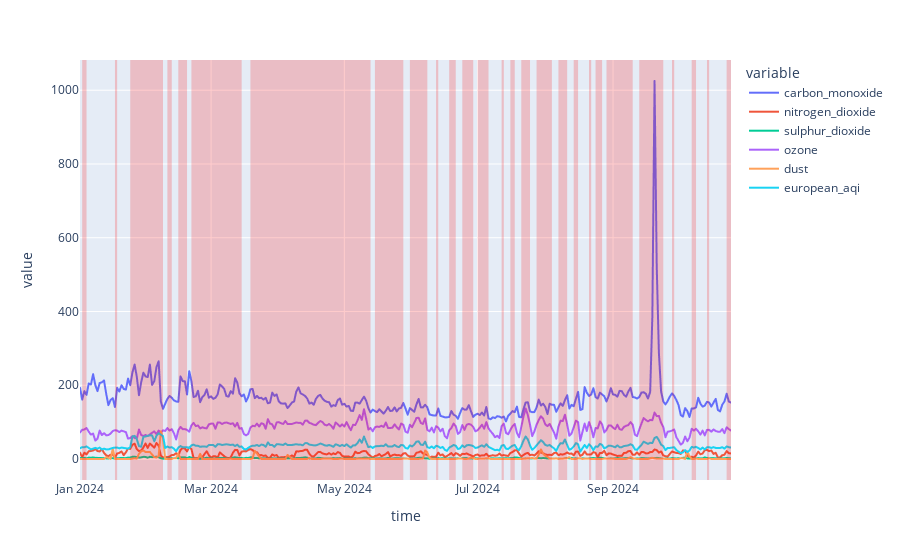

Write notebook code for a chart like this one.
### Code cell
grp = y["is_sick"].eq(False).cumsum()
arr = grp.loc[y["is_sick"].eq(True)] \
         .groupby(grp) \
         .apply(lambda x: [x.index.min(), x.index.max()])

fig = px.line(df, y=[
        "carbon_monoxide",
        "nitrogen_dioxide",
        "sulphur_dioxide",
        "ozone",
        "dust",
        "european_aqi",
    ])

for sick_period in arr.values:
    fig.add_vrect(x0=sick_period[0], x1=sick_period[1], fillcolor="red", opacity=0.2, line_width=0)
fig.show()

### Figure 1 — Plotly figure (JSON) as saved in the notebook; plotly's stock layout.template omitted (floating-point values rounded to 4 significant figures; data arrays with more than 128 entries replaced by an {"elided": "..."} marker saying what was removed)
{"data": [{"hovertemplate": "variable=carbon_monoxide<br>time=%{x}<br>value=%{y}<extra></extra>", "legendgroup": "carbon_monoxide", "line": {"color": "#636efa", "dash": "solid"}, "marker": {"symbol": "circle"}, "mode": "lines", "name": "carbon_monoxide", "showlegend": true, "type": "scattergl", "x": {"elided": "299 str values"}, "xaxis": "x", "y": {"elided": "299 int values"}, "yaxis": "y"}, {"hovertemplate": "variable=nitrogen_dioxide<br>time=%{x}<br>value=%{y}<extra></extra>", "legendgroup": "nitrogen_dioxide", "line": {"color": "#EF553B", "dash": "solid"}, "marker": {"symbol": "circle"}, "mode": "lines", "name": "nitrogen_dioxide", "showlegend": true, "type": "scattergl", "x": {"elided": "299 str values"}, "xaxis": "x", "y": {"elided": "299 float values"}, "yaxis": "y"}, {"hovertemplate": "variable=sulphur_dioxide<br>time=%{x}<br>value=%{y}<extra></extra>", "legendgroup": "sulphur_dioxide", "line": {"color": "#00cc96", "dash": "solid"}, "marker": {"symbol": "circle"}, "mode": "lines", "name": "sulphur_dioxide", "showlegend": true, "type": "scattergl", "x": {"elided": "299 str values"}, "xaxis": "x", "y": {"elided": "299 float values"}, "yaxis": "y"}, {"hovertemplate": "variable=ozone<br>time=%{x}<br>value=%{y}<extra></extra>", "legendgroup": "ozone", "line": {"color": "#ab63fa", "dash": "solid"}, "marker": {"symbol": "circle"}, "mode": "lines", "name": "ozone", "showlegend": true, "type": "scattergl", "x": {"elided": "299 str values"}, "xaxis": "x", "y": {"elided": "299 int values"}, "yaxis": "y"}, {"hovertemplate": "variable=dust<br>time=%{x}<br>value=%{y}<extra></extra>", "legendgroup": "dust", "line": {"color": "#FFA15A", "dash": "solid"}, "marker": {"symbol": "circle"}, "mode": "lines", "name": "dust", "showlegend": true, "type": "scattergl", "x": {"elided": "299 str values"}, "xaxis": "x", "y": {"elided": "299 int values"}, "yaxis": "y"}, {"hovertemplate": "variable=european_aqi<br>time=%{x}<br>value=%{y}<extra></extra>", "legendgroup": "european_aqi", "line": {"color": "#19d3f3", "dash": "solid"}, "marker": {"symbol": "circle"}, "mode": "lines", "name": "european_aqi", "showlegend": true, "type": "scattergl", "x": {"elided": "299 str values"}, "xaxis": "x", "y": {"elided": "299 int values"}, "yaxis": "y"}], "layout": {"legend": {"title": {"text": "variable"}, "tracegroupgap": 0}, "margin": {"t": 60}, "shapes": [{"fillcolor": "red", "line": {"width": 0}, "opacity": 0.2, "type": "rect", "x0": "2024-01-02T00:00:00+00:00", "x1": "2024-01-04T00:00:00+00:00", "xref": "x", "y0": 0, "y1": 1, "yref": "y domain"}, {"fillcolor": "red", "line": {"width": 0}, "opacity": 0.2, "type": "rect", "x0": "2024-01-10T00:00:00+00:00", "x1": "2024-01-10T00:00:00+00:00", "xref": "x", "y0": 0, "y1": 1, "yref": "y domain"}, {"fillcolor": "red", "line": {"width": 0}, "opacity": 0.2, "type": "rect", "x0": "2024-01-17T00:00:00+00:00", "x1": "2024-01-18T00:00:00+00:00", "xref": "x", "y0": 0, "y1": 1, "yref": "y domain"}, {"fillcolor": "red", "line": {"width": 0}, "opacity": 0.2, "type": "rect", "x0": "2024-01-20T00:00:00+00:00", "x1": "2024-01-20T00:00:00+00:00", "xref": "x", "y0": 0, "y1": 1, "yref": "y domain"}, {"fillcolor": "red", "line": {"width": 0}, "opacity": 0.2, "type": "rect", "x0": "2024-01-24T00:00:00+00:00", "x1": "2024-02-08T00:00:00+00:00", "xref": "x", "y0": 0, "y1": 1, "yref": "y domain"}, {"fillcolor": "red", "line": {"width": 0}, "opacity": 0.2, "type": "rect", "x0": "2024-02-10T00:00:00+00:00", "x1": "2024-02-12T00:00:00+00:00", "xref": "x", "y0": 0, "y1": 1, "yref": "y domain"}, {"fillcolor": "red", "line": {"width": 0}, "opacity": 0.2, "type": "rect", "x0": "2024-02-15T00:00:00+00:00", "x1": "2024-02-19T00:00:00+00:00", "xref": "x", "y0": 0, "y1": 1, "yref": "y domain"}, {"fillcolor": "red", "line": {"width": 0}, "opacity": 0.2, "type": "rect", "x0": "2024-02-21T00:00:00+00:00", "x1": "2024-03-15T00:00:00+00:00", "xref": "x", "y0": 0, "y1": 1, "yref": "y domain"}, {"fillcolor": "red", "line": {"width": 0}, "opacity": 0.2, "type": "rect", "x0": "2024-03-19T00:00:00+00:00", "x1": "2024-05-13T00:00:00+00:00", "xref": "x", "y0": 0, "y1": 1, "yref": "y domain"}, {"fillcolor": "red", "line": {"width": 0}, "opacity": 0.2, "type": "rect", "x0": "2024-05-15T00:00:00+00:00", "x1": "2024-05-28T00:00:00+00:00", "xref": "x", "y0": 0, "y1": 1, "yref": "y domain"}, {"fillcolor": "red", "line": {"width": 0}, "opacity": 0.2, "type": "rect", "x0": "2024-05-31T00:00:00+00:00", "x1": "2024-06-08T00:00:00+00:00", "xref": "x", "y0": 0, "y1": 1, "yref": "y domain"}, {"fillcolor": "red", "line": {"width": 0}, "opacity": 0.2, "type": "rect", "x0": "2024-06-10T00:00:00+00:00", "x1": "2024-06-10T00:00:00+00:00", "xref": "x", "y0": 0, "y1": 1, "yref": "y domain"}, {"fillcolor": "red", "line": {"width": 0}, "opacity": 0.2, "type": "rect", "x0": "2024-06-12T00:00:00+00:00", "x1": "2024-06-13T00:00:00+00:00", "xref": "x", "y0": 0, "y1": 1, "yref": "y domain"}, {"fillcolor": "red", "line": {"width": 0}, "opacity": 0.2, "type": "rect", "x0": "2024-06-15T00:00:00+00:00", "x1": "2024-06-15T00:00:00+00:00", "xref": "x", "y0": 0, "y1": 1, "yref": "y domain"}, {"fillcolor": "red", "line": {"width": 0}, "opacity": 0.2, "type": "rect", "x0": "2024-06-18T00:00:00+00:00", "x1": "2024-06-21T00:00:00+00:00", "xref": "x", "y0": 0, "y1": 1, "yref": "y domain"}, {"fillcolor": "red", "line": {"width": 0}, "opacity": 0.2, "type": "rect", "x0": "2024-06-24T00:00:00+00:00", "x1": "2024-06-29T00:00:00+00:00", "xref": "x", "y0": 0, "y1": 1, "yref": "y domain"}, {"fillcolor": "red", "line": {"width": 0}, "opacity": 0.2, "type": "rect", "x0": "2024-07-01T00:00:00+00:00", "x1": "2024-07-06T00:00:00+00:00", "xref": "x", "y0": 0, "y1": 1, "yref": "y domain"}, {"fillcolor": "red", "line": {"width": 0}, "opacity": 0.2, "type": "rect", "x0": "2024-07-12T00:00:00+00:00", "x1": "2024-07-13T00:00:00+00:00", "xref": "x", "y0": 0, "y1": 1, "yref": "y domain"}, {"fillcolor": "red", "line": {"width": 0}, "opacity": 0.2, "type": "rect", "x0": "2024-07-16T00:00:00+00:00", "x1": "2024-07-18T00:00:00+00:00", "xref": "x", "y0": 0, "y1": 1, "yref": "y domain"}, {"fillcolor": "red", "line": {"width": 0}, "opacity": 0.2, "type": "rect", "x0": "2024-07-21T00:00:00+00:00", "x1": "2024-07-25T00:00:00+00:00", "xref": "x", "y0": 0, "y1": 1, "yref": "y domain"}, {"fillcolor": "red", "line": {"width": 0}, "opacity": 0.2, "type": "rect", "x0": "2024-07-28T00:00:00+00:00", "x1": "2024-08-04T00:00:00+00:00", "xref": "x", "y0": 0, "y1": 1, "yref": "y domain"}, {"fillcolor": "red", "line": {"width": 0}, "opacity": 0.2, "type": "rect", "x0": "2024-08-07T00:00:00+00:00", "x1": "2024-08-11T00:00:00+00:00", "xref": "x", "y0": 0, "y1": 1, "yref": "y domain"}, {"fillcolor": "red", "line": {"width": 0}, "opacity": 0.2, "type": "rect", "x0": "2024-08-14T00:00:00+00:00", "x1": "2024-08-16T00:00:00+00:00", "xref": "x", "y0": 0, "y1": 1, "yref": "y domain"}, {"fillcolor": "red", "line": {"width": 0}, "opacity": 0.2, "type": "rect", "x0": "2024-08-19T00:00:00+00:00", "x1": "2024-08-19T00:00:00+00:00", "xref": "x", "y0": 0, "y1": 1, "yref": "y domain"}, {"fillcolor": "red", "line": {"width": 0}, "opacity": 0.2, "type": "rect", "x0": "2024-08-21T00:00:00+00:00", "x1": "2024-08-22T00:00:00+00:00", "xref": "x", "y0": 0, "y1": 1, "yref": "y domain"}, {"fillcolor": "red", "line": {"width": 0}, "opacity": 0.2, "type": "rect", "x0": "2024-08-24T00:00:00+00:00", "x1": "2024-08-27T00:00:00+00:00", "xref": "x", "y0": 0, "y1": 1, "yref": "y domain"}, {"fillcolor": "red", "line": {"width": 0}, "opacity": 0.2, "type": "rect", "x0": "2024-08-29T00:00:00+00:00", "x1": "2024-09-10T00:00:00+00:00", "xref": "x", "y0": 0, "y1": 1, "yref": "y domain"}, {"fillcolor": "red", "line": {"width": 0}, "opacity": 0.2, "type": "rect", "x0": "2024-09-13T00:00:00+00:00", "x1": "2024-09-24T00:00:00+00:00", "xref": "x", "y0": 0, "y1": 1, "yref": "y domain"}, {"fillcolor": "red", "line": {"width": 0}, "opacity": 0.2, "type": "rect", "x0": "2024-09-28T00:00:00+00:00", "x1": "2024-09-29T00:00:00+00:00", "xref": "x", "y0": 0, "y1": 1, "yref": "y domain"}, {"fillcolor": "red", "line": {"width": 0}, "opacity": 0.2, "type": "rect", "x0": "2024-10-07T00:00:00+00:00", "x1": "2024-10-09T00:00:00+00:00", "xref": "x", "y0": 0, "y1": 1, "yref": "y domain"}, {"fillcolor": "red", "line": {"width": 0}, "opacity": 0.2, "type": "rect", "x0": "2024-10-12T00:00:00+00:00", "x1": "2024-10-12T00:00:00+00:00", "xref": "x", "y0": 0, "y1": 1, "yref": "y domain"}, {"fillcolor": "red", "line": {"width": 0}, "opacity": 0.2, "type": "rect", "x0": "2024-10-14T00:00:00+00:00", "x1": "2024-10-15T00:00:00+00:00", "xref": "x", "y0": 0, "y1": 1, "yref": "y domain"}, {"fillcolor": "red", "line": {"width": 0}, "opacity": 0.2, "type": "rect", "x0": "2024-10-17T00:00:00+00:00", "x1": "2024-10-17T00:00:00+00:00", "xref": "x", "y0": 0, "y1": 1, "yref": "y domain"}, {"fillcolor": "red", "line": {"width": 0}, "opacity": 0.2, "type": "rect", "x0": "2024-10-21T00:00:00+00:00", "x1": "2024-10-21T00:00:00+00:00", "xref": "x", "y0": 0, "y1": 1, "yref": "y domain"}, {"fillcolor": "red", "line": {"width": 0}, "opacity": 0.2, "type": "rect", "x0": "2024-10-23T00:00:00+00:00", "x1": "2024-10-25T00:00:00+00:00", "xref": "x", "y0": 0, "y1": 1, "yref": "y domain"}], "xaxis": {"anchor": "y", "domain": [0, 1], "title": {"text": "time"}}, "yaxis": {"anchor": "x", "domain": [0, 1], "title": {"text": "value"}}}}
